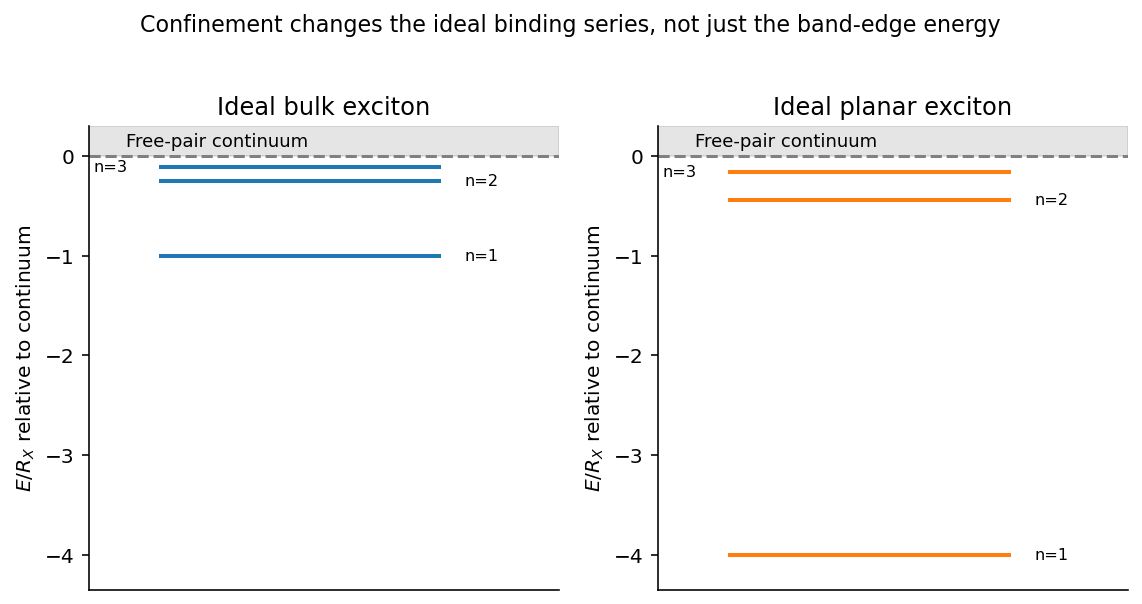

This figure's Python source:
from pathlib import Path
import numpy as np
import matplotlib
matplotlib.use('Agg')
import matplotlib.pyplot as plt
plt.rcParams.update({'font.size':10,'axes.spines.top':False,'axes.spines.right':False})

fig,ax=plt.subplots(1,2,figsize=(8,4))
for j,(label,shift) in enumerate([('Ideal bulk exciton',0),('Ideal planar exciton',.5)]):
 a=ax[j];a.axhspan(0,.3,color='gray',alpha=.2);a.axhline(0,color='gray',ls='--');a.text(.08,.1,'Free-pair continuum',fontsize=9)
 for n in range(1,4):
  energy=-1/(n-shift)**2;a.hlines(energy,.15,.75,lw=2,color='tab:blue' if j==0 else 'tab:orange')
  a.text(.8 if n<3 else .01,energy,f'n={n}',va='center',fontsize=8)
 a.set(xlim=(0,1),ylim=(-4.35,.3),xticks=[],ylabel=r'$E/R_X$ relative to continuum',title=label)
fig.suptitle('Confinement changes the ideal binding series, not just the band-edge energy',fontsize=11,y=1.03)

fig.tight_layout()
fig.savefig(Path(__file__).stem+'.png',dpi=145,facecolor='white',bbox_inches='tight')
plt.close(fig)
